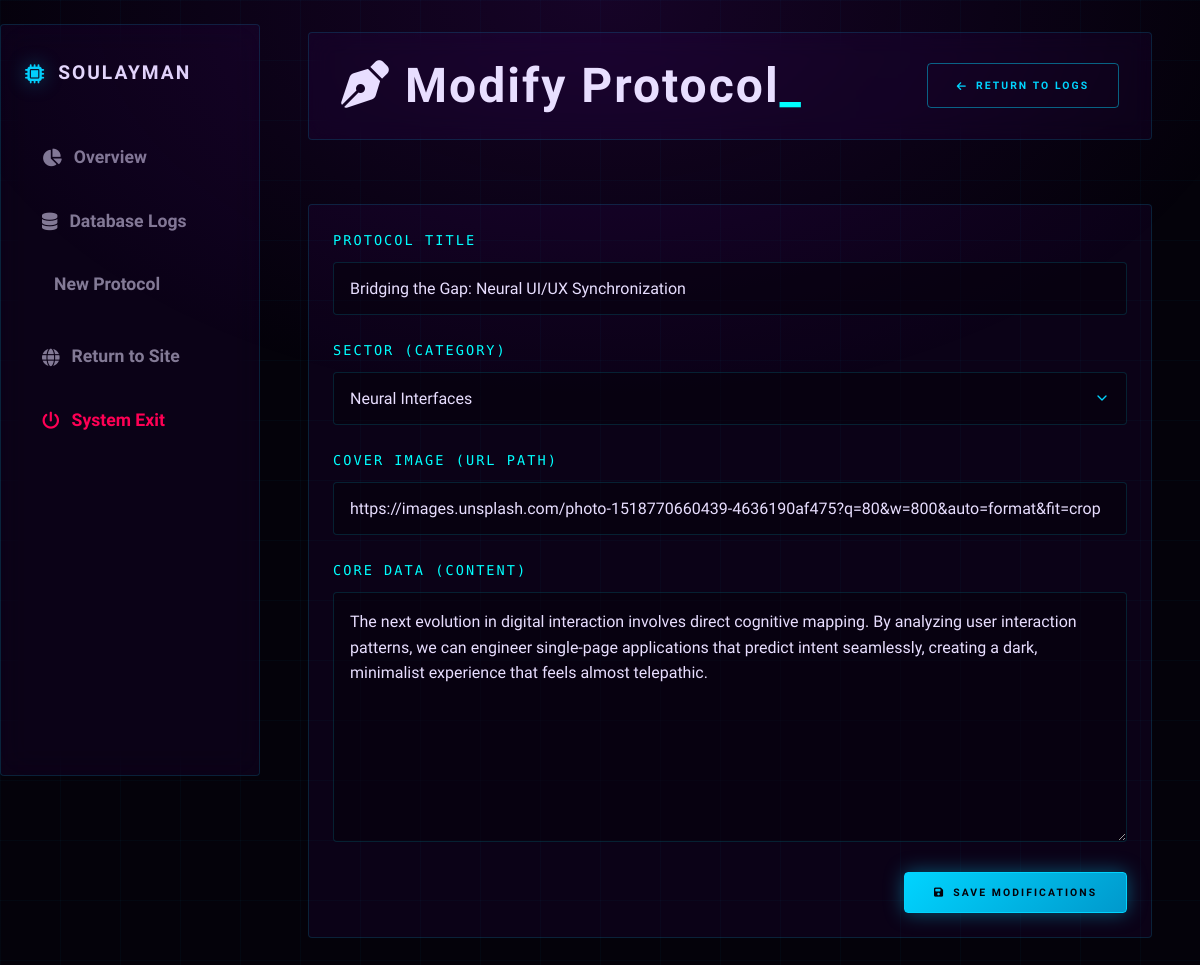
The page /Admin/edit_post.php?id=10 (signed in) on the database its author committed.
### tables this page shows
CREATE TABLE `posts` (
  `id` int(11) NOT NULL,
  `user_id` int(11) NOT NULL,
  `category_id` int(11) NOT NULL,
  `title` varchar(255) NOT NULL,
  `content` text NOT NULL,
  `image_path` varchar(255) DEFAULT NULL,
  `created_at` timestamp NOT NULL DEFAULT current_timestamp()
);

CREATE TABLE `categories` (
  `id` int(11) NOT NULL,
  `name` varchar(50) NOT NULL,
  `created_at` timestamp NOT NULL DEFAULT current_timestamp(),
  `color_tag` varchar(50) DEFAULT 'tag-blue'
);

### core/Admin.php (called while the page is built, shortened)
<?php
class Admin
{
    private $conn;
    public function __construct($db)
    {
        $this->conn = $db;
    }
    public function getAllCategories()
    {
        $sql = "SELECT * FROM categories";
        $stmt = $this->conn->prepare($sql);
        $stmt->execute();
        return $stmt->fetchAll(PDO::FETCH_ASSOC);
    }
    public function getPostById($id)
    {
        $sql = "SELECT posts.*, users.username AS author_name,
                categories.name AS category_name,
                categories.color_tag AS category_color
                FROM posts
                LEFT JOIN users ON posts.user_id = users.id
                LEFT JOIN categories ON posts.category_id = categories.id
                WHERE posts.id = :id";
        $stmt = $this->conn->prepare($sql);
        $stmt->bindParam(':id', $id, PDO::PARAM_INT);
        $stmt->execute();
        return $stmt->fetch(PDO::FETCH_ASSOC);
    }
}

### Admin/edit_post.php (the view, shortened to what this page needs)
<?php
require_once '../core/Admin.php';
$database = new Database();
$db = $database->getConnection();
$admin = new Admin($db);
$postId = intval($_GET['id']);
$post = $admin->getPostById($postId);
$categories = $admin->getAllCategories();
?>
<!DOCTYPE html>
<html lang="en">
<head>
    <link rel="stylesheet" href="../assets/CSS/style.css">
    <link rel="stylesheet" href="../assets//CSS/dashboard.css">
    <link rel="stylesheet" href="../assets//CSS/posts.css">
    <link rel="stylesheet" href="https://cdnjs.cloudflare.com/ajax/libs/font-awesome/6.4.0/css/all.min.css">
</head>
<body class="admin-body">
    <div class="admin-container">
        <?php include '../includes/admin_aside.php'; ?>
        <main class="admin-main">
            <header class="admin-header" style="display: flex; justify-content: space-between; align-items: center; margin-bottom: 2rem;">
                <h1 class="page-title"><i class="fa-solid fa-pen-nib"></i> Modify Protocol<span>_</span></h1>
                <a href="posts.php" class="btn btn-ghost"><i class="fa-solid fa-arrow-left"></i> Return to Logs</a>
            </header>
            <section class="glass-panel" style="max-width: 900px;">
                <form action="edit_post.php?id=<?= $postId ?>" method="POST" class="admin-form">
                    <div class="form-group">
                        <label>Protocol Title</label>
                        <input type="text" name="title" class="form-control" value="<?= htmlspecialchars($post['title']) ?>" required>
                    </div>
                    <div class="form-group">
                        <label>Sector (Category)</label>
                        <select name="category_id" class="form-control" required>
                            <?php foreach ($categories as $cat): ?>
                                <option value="<?= $cat['id'] ?>" <?= ($cat['id'] == $post['category_id']) ? 'selected' : '' ?>>
                                    <?= htmlspecialchars($cat['name']) ?>
                                </option>
                            <?php endforeach; ?>
                        </select>
                    </div>
                    <div class="form-group">
                        <label>Cover Image (URL Path)</label>
                        <input type="text" name="image_path" class="form-control" value="<?= htmlspecialchars($post['image_path']) ?>" required>
                    </div>
                    <div class="form-group">
                        <label>Core Data (Content)</label>
                        <textarea name="content" class="form-control" required><?= htmlspecialchars($post['content']) ?></textarea>
                    </div>
                    <div style="margin-top: 30px; display: flex; justify-content: flex-end;">
                        <button type="submit" class="btn btn-primary">
                            <i class="fa-solid fa-floppy-disk"></i> Save Modifications
                        </button>
                    </div>
                </form>
            </section>
        </main>
    </div>
</body>
</html>

### assets/CSS/style.css (style rules this page uses)
:root { --color-7x-purple: #6A0DAD; --color-7x-purple-light: #B829EA; --color-7x-blue: #00D4FF; --color-7x-cyan: #00FFFF; --bg-void: #04020A; --bg-deep: #07040F; --bg-surface: #0D0818; --glass-bg: rgba(106, 13, 173, 0.08); --glass-border: rgba(0, 212, 255, 0.15); --glass-border-hover: rgba(0, 212, 255, 0.45); --text-primary: #E8DEFF; --text-secondary: rgba(232, 222, 255, 0.55); --text-muted: rgba(232, 222, 255, 0.3); --glow-blue: 0 0 20px rgba(0, 212, 255, 0.4); --glow-blue-strong: 0 0 40px rgba(0, 212, 255, 0.6), 0 0 80px rgba(0, 212, 255, 0.2); --glow-purple: 0 0 30px rgba(184, 41, 234, 0.3); --glow-cyan: 0 0 20px rgba(0, 255, 255, 0.4); --font-display: 'Orbitron', sans-serif; --font-body: 'Rajdhani', sans-serif; --font-mono: 'Share Tech Mono', monospace; --transition: 0.3s cubic-bezier(0.4, 0, 0.2, 1); --radius: 4px; }
* { margin: 0; padding: 0; box-sizing: border-box; }
html { scroll-behavior: smooth; font-size: 16px; }
body { background-color: var(--bg-void); color: var(--text-primary); font-family: var(--font-body); font-weight: 400; line-height: 1.7; min-height: 100vh; overflow-x: hidden; }
body::before { content: ''; position: fixed; inset: 0; background-image: linear-gradient(rgba(0, 212, 255, 0.03) 1px, transparent 1px), linear-gradient(90deg, rgba(0, 212, 255, 0.03) 1px, transparent 1px); background-size: 60px 60px; pointer-events: none; z-index: 0; }
body::after { content: ''; position: fixed; inset: 0; background: radial-gradient(ellipse 80% 60% at 50% 0%, rgba(106, 13, 173, 0.18) 0%, transparent 70%); pointer-events: none; z-index: 0; }
h1, h2, h3, h4 { font-family: var(--font-display); font-weight: 700; letter-spacing: 2px; line-height: 1.2; }
h1 { font-size: 48px; }
a { color: var(--color-7x-blue); text-decoration: none; transition: color var(--transition); }
span { color: var(--color-7x-cyan); font-weight: 600; }
main { position: relative; z-index: 1; padding-top: 5rem; }
.btn { display: inline-flex; align-items: center; gap: 0.5rem; font-family: var(--font-display); font-size: 0.65rem; font-weight: 700; letter-spacing: 0.2em; text-transform: uppercase; padding: 0.8rem 1.8rem; border-radius: var(--radius); cursor: pointer; transition: all var(--transition); position: relative; overflow: hidden; }
.btn::before { content: ''; position: absolute; inset: 0; background: linear-gradient(135deg, rgba(255, 255, 255, 0.05), transparent); opacity: 0; transition: opacity var(--transition); }
.btn-primary { background: linear-gradient(135deg, var(--color-7x-blue), #0099CC); color: var(--bg-void); border: 1px solid var(--color-7x-blue); box-shadow: var(--glow-blue); }
.btn-ghost { background: transparent; color: var(--color-7x-blue); border: 1px solid var(--glass-border-hover); }

### assets/CSS/dashboard.css (style rules this page uses)
.admin-main { flex-grow: 1; display: flex; flex-direction: column; gap: 32px; }
.admin-header { display: flex; justify-content: space-between; align-items: center; background: var(--glass-bg); backdrop-filter: blur(12px); border: 1px solid var(--glass-border); border-radius: var(--radius); padding: 24px 32px; transition: border-color var(--transition), box-shadow var(--transition); }

### assets/CSS/posts.css (style rules this page uses)
.admin-container { display: flex; min-height: 100vh; width: 100%; align-items: flex-start; }
.admin-main { flex-grow: 1; padding: 2rem 3rem; width: calc(100% - 260px); margin-left: auto; overflow-x: hidden; }
.glass-panel { background: var(--glass-bg); border: 1px solid var(--glass-border); border-radius: var(--radius); padding: 24px; overflow-x: auto; }
.admin-form { width: 100%; }
.form-group { margin-bottom: 24px; display: flex; flex-direction: column; }
.form-group label { color: var(--color-7x-cyan); font-family: var(--font-mono); font-size: 0.85rem; margin-bottom: 10px; letter-spacing: 0.15em; text-transform: uppercase; }
.form-control { width: 100%; background: rgba(4, 2, 10, 0.5); border: 1px solid var(--glass-border); border-radius: var(--radius); padding: 16px; color: var(--text-primary); font-family: var(--font-body); font-size: 1rem; outline: none; transition: all var(--transition); }
textarea.form-control { min-height: 250px; resize: vertical; line-height: 1.6; }
select.form-control { appearance: none; cursor: pointer; background-repeat: no-repeat; background-position: right 1rem center; background-size: 1em; padding-right: 2.5rem; }
select.form-control option { background: #0a0a0f; color: var(--text-primary); font-family: var(--font-body); padding: 10px; }

### rows shown on the page
posts: title "Bridging the Gap: Neural UI/UX Synchronization", category_id "Neural Interfaces", image_path "https://images.unsplash.com/photo-1518770660439-4636190af475?q=80&w=800&auto=format&fit=crop", content "The next evolution in digital interaction involves direct cognitive mapping. By analyzing user interaction patterns, we can engineer single-page applications that predict intent seamlessly, creating a dark, minimalist experience that feels almost telepathic."

### other values the page prints
$_SESSION['username'] "SOULAYMAN"
